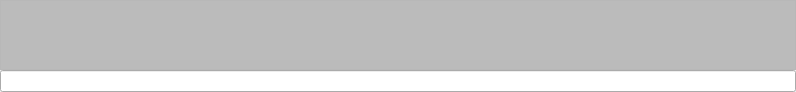
<?xml version="1.0" encoding="UTF-8"?>
<ui version="4.0">
 <class>Console</class>
 <widget class="QWidget" name="Console">
  <property name="geometry">
   <rect>
    <x>0</x>
    <y>0</y>
    <width>796</width>
    <height>91</height>
   </rect>
  </property>
  <property name="windowTitle">
   <string>Console</string>
  </property>
  <layout class="QVBoxLayout" name="verticalLayout">
   <property name="spacing">
    <number>0</number>
   </property>
   <property name="margin">
    <number>0</number>
   </property>
   <item>
    <widget class="QTextEdit" name="textEdit">
     <property name="readOnly">
      <bool>true</bool>
     </property>
     <property name="html">
      <string>&lt;!DOCTYPE HTML PUBLIC &quot;-//W3C//DTD HTML 4.0//EN&quot; &quot;http://www.w3.org/TR/REC-html40/strict.dtd&quot;&gt;
&lt;html&gt;&lt;head&gt;&lt;meta name=&quot;qrichtext&quot; content=&quot;1&quot; /&gt;&lt;style type=&quot;text/css&quot;&gt;
p, li { white-space: pre-wrap; }
&lt;/style&gt;&lt;/head&gt;&lt;body style=&quot; font-family:'MS Shell Dlg 2'; font-size:8.25pt; font-weight:400; font-style:normal;&quot; bgcolor=&quot;#bbbbbb&quot;&gt;
&lt;p style=&quot;-qt-paragraph-type:empty; margin-top:0px; margin-bottom:0px; margin-left:0px; margin-right:0px; -qt-block-indent:0; text-indent:0px; font-size:8pt;&quot;&gt;&lt;/p&gt;&lt;/body&gt;&lt;/html&gt;</string>
     </property>
    </widget>
   </item>
   <item>
    <widget class="QLineEdit" name="lineEdit"/>
   </item>
  </layout>
 </widget>
 <resources/>
 <connections/>
</ui>
